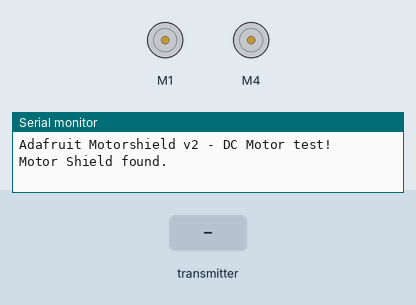
Recording of a sketch running on a simulated Arduino Uno, built with avr-gcc and run on an emulated ATmega328P. On the bench: 2 × DC motor (green arrow = forward, orange = backward, longer = faster), the last lines printed to the serial monitor. The test bench sets the inputs (shaded band). No radio packets arrive unless stated.

Above: at 1.2 s.
1.3 s: the transmitter starts sending code = 0
At 2.2 s:
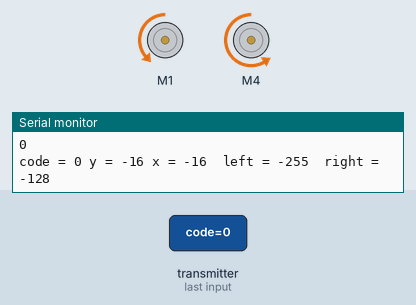
2.8 s: the transmitter starts sending code = 1
Timing chart, 0 to 5.8 s (numbered marks = the images above; inputs shaded):
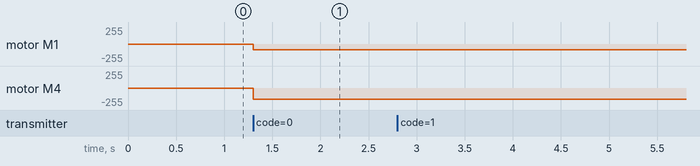

The sketch:

RF24_RobotCar16160.ino
```cpp
// (licence header left out)
#include <Adafruit_MotorShield.h>
#include <SPI.h>
#include <nRF24L01.h>
#include <RF24.h>
RF24 radio(9, 10); // CE, CSN
const byte address[7] = "B54ALB";

// Create the motor shield object with the default I2C address
Adafruit_MotorShield AFMS = Adafruit_MotorShield();

// Select which 'ports' M1, M2, M3 and/or M4.
Adafruit_DCMotor *rightMotor = AFMS.getMotor(1);
Adafruit_DCMotor *leftMotor = AFMS.getMotor(4);


// define variables for speed control
float vBatt = 9;     // for 6 AA batteries
int x = 0;
int y = 0;
int left = 0;
int right = 0;
int code = 16160;
int speedL = 0;
float factor = 6/vBatt;      // correction for battery voltage 6/vBatt


void setup() {
  Serial.begin(115200);       // set up Serial Monitor at 115200 bps
  Serial.println("Adafruit Motorshield v2 - DC Motor test!");

  if (!AFMS.begin()) {         // create with the default frequency 1.6KHz
  // if (!AFMS.begin(1000)) {  // OR with a different frequency, say 1KHz
    Serial.println("Could not find Motor Shield. Check wiring.");
    while (1);
  }
  Serial.println("Motor Shield found.");

  // initialize radio nRF24L01
  radio.begin();
  radio.openReadingPipe(0, address);
  radio.setPALevel(RF24_PA_MIN);
  radio.startListening();
  }  // end of setup

void motor()  {
  y = int(code / 1000);
  x = int((code - 1000*y) / 10);
  y = y - 16;
  x = x - 16;
  Serial.print("code = ");
  Serial.print(code);
  Serial.print(" y = ");
  Serial.print(y);
  Serial.print(" x = ");
  Serial.print(x);

  if (y > 2){
    right = 16 * (y + x/2);
    if (right > 255)  right = 255;
    left = 16 * (y - x/2);
    if (left > 255)  left = 255;
  }
  else if (y < -2){
    right = 16 * (y - x/2);
    if (right < -255)  right = -255;
    left = 16 * (y + x/2);
    if (left < -255)  left = -255;
  }
  else {
    right = 16 * x;
    if (right > 0 && right < 64)   right = 0;
    if (right < 0 && right > -64)   right = 0;
    left = -16 * x;
    if (left > 0 && left < 64)   left = 0;
    if (left < 0 && left > -64)   left = 0;
  }
  //input of rate of speed for  "left" and "right"
  Serial.print("  left = ");
  Serial.print(left);
  Serial.print("  right = ");
  Serial.println(right);

    // Set the speed to start, from 0 (off) to 255 (max speed)
  rightMotor->setSpeed(abs(right)*factor);
  leftMotor->setSpeed(abs(left)*factor);
  if (right > 0)   {
    rightMotor->run(FORWARD);   }
  if (right < 0)  {
    rightMotor->run(BACKWARD);   }
  if (left > 0)   {
    leftMotor->run(FORWARD);  }
  if (left < 0)   {
    leftMotor->run(BACKWARD);   }
  if (right = 0)   {
    leftMotor->run(RELEASE);  }
  if (left = 0)   {
    leftMotor->run(RELEASE);   }
}   // end of motor()

void loop() {
  if (radio.available()) {
    code = 0;
    radio.read(&code, sizeof(code));
    Serial.println(code);
    motor();
  }
  delay(20);   //little delay for better serial communication
}  // end of loop
```

Measured:
- after the input at 1.3 s, motor M1: stopped → backward 85/255 at once; motor M4: stopped → backward 170/255 at once
